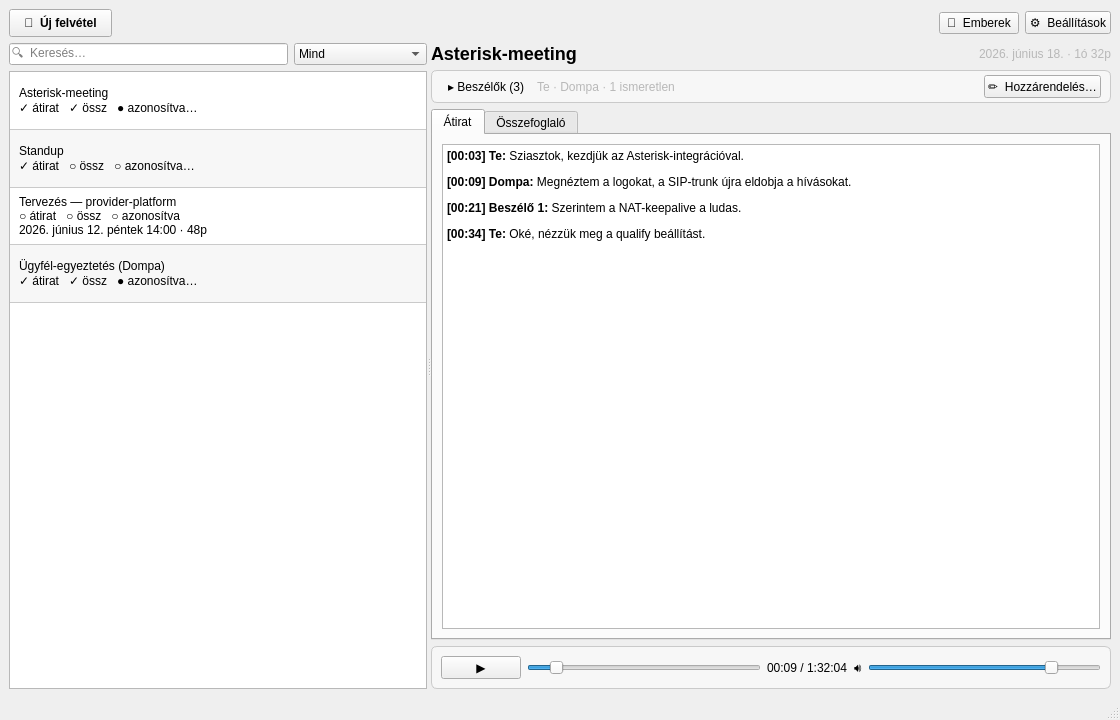
<?xml version="1.0" encoding="UTF-8"?>
<ui version="4.0">
 <class>KonyvtarOtthon</class>
 <!--
   Tanara — Könyvtár-otthon (Domain A) MOCKUP — v2 (UX-feedback átvezetve).
   CSAK TERVEZÉSI ELŐNÉZET (nem a fordított GUI része). Tisztán beépített widgetek.
   Állapot: ÁTIRAT VAN, ÖSSZEFOGLALÓ NINCS (State B) — így látszik a kontextuális kapuzás.
   - Lista: soronként 3 sor (név / állapot / emberi dátum).
   - metaLabel elvékonyítva (emberi dátum + hossz); résztvevők a Beszélők-sávban.
   - Pipeline-strip MEGSZŰNT: a kapuzás a tartalomba költözött (üres Összefoglaló-fül = generálás gomb).
   - Beszélők-sáv ALAPBÓL ÖSSZECSUKVA (külön widget: TranscriptWidget.ui).
   - Médialejátszó KIEMELVE a fülekből (mindig elérhető) + HANGERŐ-csúszka.
 -->
 <widget class="QMainWindow" name="KonyvtarOtthon">
  <property name="geometry">
   <rect><x>0</x><y>0</y><width>1120</width><height>720</height></rect>
  </property>
  <property name="windowTitle"><string>Tanara — Könyvtár</string></property>
  <widget class="QWidget" name="centralwidget">
   <layout class="QVBoxLayout" name="centralLayout">
    <item>
     <layout class="QHBoxLayout" name="topBar">
      <item>
       <widget class="QPushButton" name="newRecordingBtn">
        <property name="styleSheet"><string>QPushButton { font-weight: bold; padding: 6px 14px; }</string></property>
        <property name="text"><string>🔴  Új felvétel</string></property>
       </widget>
      </item>
      <item>
       <spacer name="topSpacer">
        <property name="orientation"><enum>Qt::Horizontal</enum></property>
        <property name="sizeHint" stdset="0"><size><width>40</width><height>20</height></size></property>
       </spacer>
      </item>
      <item>
       <widget class="QPushButton" name="peopleBtn">
        <property name="text"><string>👥  Emberek</string></property>
       </widget>
      </item>
      <item>
       <widget class="QPushButton" name="settingsBtn">
        <property name="text"><string>⚙  Beállítások</string></property>
       </widget>
      </item>
     </layout>
    </item>
    <item>
     <widget class="QSplitter" name="splitter">
      <property name="orientation"><enum>Qt::Horizontal</enum></property>
      <widget class="QWidget" name="leftPane">
       <property name="minimumSize"><size><width>330</width><height>0</height></size></property>
       <layout class="QVBoxLayout" name="leftLayout">
        <item>
         <layout class="QHBoxLayout" name="searchRow">
          <item>
           <widget class="QLineEdit" name="searchEdit">
            <property name="placeholderText"><string>🔍  Keresés…</string></property>
           </widget>
          </item>
          <item>
           <widget class="QComboBox" name="filterCombo">
            <property name="maximumWidth"><number>96</number></property>
            <item><property name="text"><string>Mind</string></property></item>
            <item><property name="text"><string>Nincs átirat</string></property></item>
            <item><property name="text"><string>Nincs összefoglaló</string></property></item>
            <item><property name="text"><string>Azonosítatlan</string></property></item>
           </widget>
          </item>
         </layout>
        </item>
        <item>
         <widget class="QListWidget" name="meetingList">
          <property name="alternatingRowColors"><bool>true</bool></property>
          <property name="styleSheet"><string>QListWidget::item { padding: 7px 6px; border-bottom: 1px solid palette(midlight); }</string></property>
          <item>
           <property name="text"><string>Asterisk-meeting
✓ átirat   ✓ össz   ● azonosítva
2026. június 18. csütörtök 10:30 · 1ó 32p</string></property>
          </item>
          <item>
           <property name="text"><string>Standup
✓ átirat   ○ össz   ○ azonosítva
2026. június 16. hétfő 09:00 · 21p</string></property>
          </item>
          <item>
           <property name="text"><string>Tervezés — provider-platform
○ átirat   ○ össz   ○ azonosítva
2026. június 12. péntek 14:00 · 48p</string></property>
          </item>
          <item>
           <property name="text"><string>Ügyfél-egyeztetés (Dompa)
✓ átirat   ✓ össz   ● azonosítva
2026. június 9. kedd 11:00 · 37p</string></property>
          </item>
         </widget>
        </item>
       </layout>
      </widget>
      <widget class="QWidget" name="rightPane">
       <layout class="QVBoxLayout" name="rightLayout">
        <item>
         <layout class="QHBoxLayout" name="headerRow">
          <item>
           <widget class="QLabel" name="titleLabel">
            <property name="styleSheet"><string>QLabel { font-size: 18px; font-weight: bold; }</string></property>
            <property name="text"><string>Asterisk-meeting</string></property>
           </widget>
          </item>
          <item>
           <spacer name="headerSpacer">
            <property name="orientation"><enum>Qt::Horizontal</enum></property>
            <property name="sizeHint" stdset="0"><size><width>40</width><height>20</height></size></property>
           </spacer>
          </item>
          <item>
           <widget class="QLabel" name="metaLabel">
            <property name="styleSheet"><string>QLabel { color: palette(mid); }</string></property>
            <property name="text"><string>2026. június 18. · 1ó 32p</string></property>
           </widget>
          </item>
         </layout>
        </item>
        <item>
         <widget class="QFrame" name="speakersBar">
          <property name="frameShape"><enum>QFrame::StyledPanel</enum></property>
          <property name="styleSheet"><string>QFrame#speakersBar { background: palette(alternate-base); border: 1px solid palette(midlight); border-radius: 6px; }</string></property>
          <layout class="QHBoxLayout" name="speakersBarLayout">
           <property name="topMargin"><number>4</number></property>
           <property name="bottomMargin"><number>4</number></property>
           <item>
            <widget class="QToolButton" name="speakersToggle">
             <property name="text"><string>▸ Beszélők (3)</string></property>
             <property name="autoRaise"><bool>true</bool></property>
            </widget>
           </item>
           <item>
            <widget class="QLabel" name="speakersSummary">
             <property name="styleSheet"><string>QLabel { color: palette(mid); }</string></property>
             <property name="text"><string>Te · Dompa · 1 ismeretlen</string></property>
            </widget>
           </item>
           <item>
            <spacer name="speakersBarSpacer">
             <property name="orientation"><enum>Qt::Horizontal</enum></property>
             <property name="sizeHint" stdset="0"><size><width>40</width><height>20</height></size></property>
            </spacer>
           </item>
           <item>
            <widget class="QPushButton" name="speakersEditBtn">
             <property name="text"><string>✏  Hozzárendelés…</string></property>
            </widget>
           </item>
          </layout>
         </widget>
        </item>
        <item>
         <widget class="QTabWidget" name="tabs">
          <property name="currentIndex"><number>0</number></property>
          <widget class="QWidget" name="transcriptTab">
           <attribute name="title"><string>Átirat</string></attribute>
           <layout class="QVBoxLayout" name="transcriptTabLayout">
            <item>
             <widget class="QTextEdit" name="transcriptView">
              <property name="readOnly"><bool>true</bool></property>
              <property name="html"><string>&lt;p&gt;&lt;b&gt;[00:03] Te:&lt;/b&gt; Sziasztok, kezdjük az Asterisk-integrációval.&lt;/p&gt;&lt;p&gt;&lt;b&gt;[00:09] Dompa:&lt;/b&gt; Megnéztem a logokat, a SIP-trunk újra eldobja a hívásokat.&lt;/p&gt;&lt;p&gt;&lt;b&gt;[00:21] Beszélő 1:&lt;/b&gt; Szerintem a NAT-keepalive a ludas.&lt;/p&gt;&lt;p&gt;&lt;b&gt;[00:34] Te:&lt;/b&gt; Oké, nézzük meg a qualify beállítást.&lt;/p&gt;</string></property>
             </widget>
            </item>
           </layout>
          </widget>
          <widget class="QWidget" name="summaryTab">
           <attribute name="title"><string>Összefoglaló</string></attribute>
           <layout class="QVBoxLayout" name="summaryTabLayout">
            <item>
             <spacer name="summaryTopSpacer">
              <property name="orientation"><enum>Qt::Vertical</enum></property>
              <property name="sizeHint" stdset="0"><size><width>20</width><height>120</height></size></property>
             </spacer>
            </item>
            <item>
             <widget class="QLabel" name="summaryEmptyLabel">
              <property name="alignment"><set>Qt::AlignCenter</set></property>
              <property name="styleSheet"><string>QLabel { color: palette(mid); }</string></property>
              <property name="text"><string>Még nincs összefoglaló ehhez a megbeszéléshez.</string></property>
             </widget>
            </item>
            <item>
             <layout class="QHBoxLayout" name="summaryBtnRow">
              <item>
               <spacer name="sbLeft"><property name="orientation"><enum>Qt::Horizontal</enum></property><property name="sizeHint" stdset="0"><size><width>40</width><height>20</height></size></property></spacer>
              </item>
              <item>
               <widget class="QPushButton" name="generateSummaryBtn">
                <property name="styleSheet"><string>QPushButton { font-weight: bold; padding: 8px 18px; }</string></property>
                <property name="text"><string>✨  Összefoglaló generálása</string></property>
               </widget>
              </item>
              <item>
               <spacer name="sbRight"><property name="orientation"><enum>Qt::Horizontal</enum></property><property name="sizeHint" stdset="0"><size><width>40</width><height>20</height></size></property></spacer>
              </item>
             </layout>
            </item>
            <item>
             <spacer name="summaryBottomSpacer">
              <property name="orientation"><enum>Qt::Vertical</enum></property>
              <property name="sizeHint" stdset="0"><size><width>20</width><height>120</height></size></property>
             </spacer>
            </item>
           </layout>
          </widget>
         </widget>
        </item>
        <item>
         <widget class="QFrame" name="playerBar">
          <property name="frameShape"><enum>QFrame::StyledPanel</enum></property>
          <property name="styleSheet"><string>QFrame#playerBar { background: palette(alternate-base); border: 1px solid palette(midlight); border-radius: 6px; }</string></property>
          <layout class="QHBoxLayout" name="playerLayout">
           <item>
            <widget class="QPushButton" name="playBtn"><property name="maximumWidth"><number>40</number></property><property name="text"><string>▶</string></property></widget>
           </item>
           <item>
            <widget class="QSlider" name="seekSlider">
             <property name="orientation"><enum>Qt::Horizontal</enum></property>
             <property name="value"><number>10</number></property>
            </widget>
           </item>
           <item>
            <widget class="QLabel" name="posLabel"><property name="text"><string>00:09 / 1:32:04</string></property></widget>
           </item>
           <item>
            <widget class="QLabel" name="volIcon"><property name="text"><string>🔊</string></property></widget>
           </item>
           <item>
            <widget class="QSlider" name="volumeSlider">
             <property name="orientation"><enum>Qt::Horizontal</enum></property>
             <property name="maximumWidth"><number>90</number></property>
             <property name="value"><number>80</number></property>
            </widget>
           </item>
          </layout>
         </widget>
        </item>
       </layout>
      </widget>
     </widget>
    </item>
   </layout>
  </widget>
  <widget class="QStatusBar" name="statusbar"/>
 </widget>
 <resources/>
 <connections/>
</ui>
